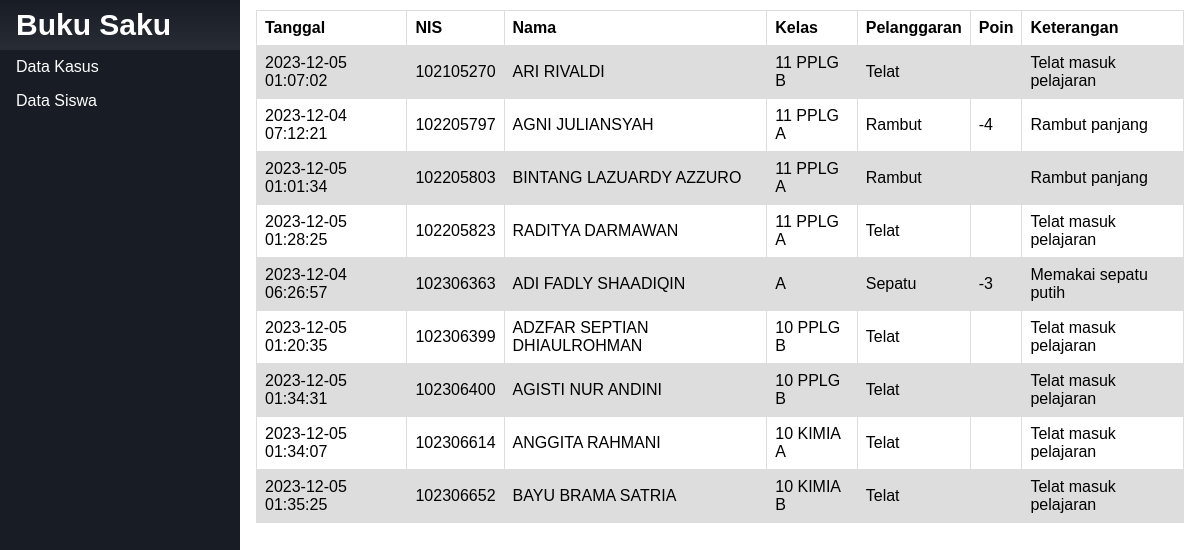
The page /data-kasus.php on the database its author committed.
### tables this page shows
CREATE TABLE `tb_pelanggaran` (
  `tanggal` timestamp NOT NULL DEFAULT current_timestamp(),
  `nis` int(11) NOT NULL,
  `nama_siswa` varchar(50) NOT NULL,
  `kelas` varchar(10) NOT NULL,
  `pelanggaran` varchar(50) NOT NULL,
  `poin` varchar(10) NOT NULL,
  `keterangan` text NOT NULL
);

### data-kasus.php (the view, shortened to what this page needs)
<!DOCTYPE html>
<html lang="en">
<head>
</head>
<body>
    <?php
    include "koneksi.php";
    $sql=mysqli_query($conn, "SELECT * FROM tb_pelanggaran")
    ?>
<ul>
  <li><a class="active" href="index.php"><b>Buku Saku</b></a></li>
  <li><a href="index.php">Data Kasus</a></li>
  <li><a href="user.php">Data Siswa </a></li>
</ul>
<div style="margin-left:20%;padding:10px 16px;height:1000px;">
<table>
    <tr>
        <th>Tanggal</th>
        <th>NIS</th>
        <th>Nama</th>
        <th>Kelas</th>
        <th>Pelanggaran</th>
        <th>Poin</th>
        <th>Keterangan</th>
    </tr>
    <?php foreach ($sql as $row) : ?>
        <tr>
        <td><?= $row["tanggal"];?></td>
          <td><?= $row["nis"];?></td>
          <td><?= $row["nama_siswa"]?></td>
          <td><?= $row["kelas"]?></td>
          <td><?= $row["pelanggaran"];?></td>
          <td><?= $row["poin"]?></td>
          <td><?= $row["keterangan"]?></td>
    </tr>
        <?php
    endforeach;
    ?>
</table>
</div>
</body>
</html>

### data-kasus.php (style rules this page uses)
body { margin: 0; font-family: Arial; }
ul { list-style-type: none; margin: 0; padding: 0; width: 20%; background-color: #181C24; position: fixed; height: 100%; overflow: auto; color: white; }
li a { display: block; color: white; padding: 8px 16px; text-decoration: none; }
li a.active { background: linear-gradient(#181C24, #282c34); font-size: 30px; color: white; }
table { font-family: arial, sans-serif; border-collapse: collapse; width: 100%; }
td, th { border: 1px solid #dddddd; text-align: left; padding: 8px; }
tr:nth-child(even) { background-color: #dddddd; }

### rows shown on the page
tb_pelanggaran: tanggal "2023-12-05 01:07:02", nis "102105270", nama_siswa "ARI RIVALDI", kelas "11 PPLG B", pelanggaran "Telat", keterangan "Telat masuk pelajaran"
tb_pelanggaran: tanggal "2023-12-04 07:12:21", nis "102205797", nama_siswa "AGNI JULIANSYAH", kelas "11 PPLG A", pelanggaran "Rambut", poin "-4", keterangan "Rambut panjang"
tb_pelanggaran: tanggal "2023-12-05 01:01:34", nis "102205803", nama_siswa "BINTANG LAZUARDY AZZURO", kelas "11 PPLG A", pelanggaran "Rambut", keterangan "Rambut panjang"
tb_pelanggaran: tanggal "2023-12-05 01:28:25", nis "102205823", nama_siswa "RADITYA DARMAWAN", kelas "11 PPLG A", pelanggaran "Telat", keterangan "Telat masuk pelajaran"
tb_pelanggaran: tanggal "2023-12-04 06:26:57", nis "102306363", nama_siswa "ADI FADLY SHAADIQIN", kelas "A", pelanggaran "Sepatu", poin "-3", keterangan "Memakai sepatu putih"
tb_pelanggaran: tanggal "2023-12-05 01:20:35", nis "102306399", nama_siswa "ADZFAR SEPTIAN DHIAULROHMAN", kelas "10 PPLG B", pelanggaran "Telat", keterangan "Telat masuk pelajaran"
tb_pelanggaran: tanggal "2023-12-05 01:34:31", nis "102306400", nama_siswa "AGISTI NUR ANDINI", kelas "10 PPLG B", pelanggaran "Telat", keterangan "Telat masuk pelajaran"
tb_pelanggaran: tanggal "2023-12-05 01:34:07", nis "102306614", nama_siswa "ANGGITA RAHMANI", kelas "10 KIMIA A", pelanggaran "Telat", keterangan "Telat masuk pelajaran"
tb_pelanggaran: tanggal "2023-12-05 01:35:25", nis "102306652", nama_siswa "BAYU BRAMA SATRIA", kelas "10 KIMIA B", pelanggaran "Telat", keterangan "Telat masuk pelajaran"
